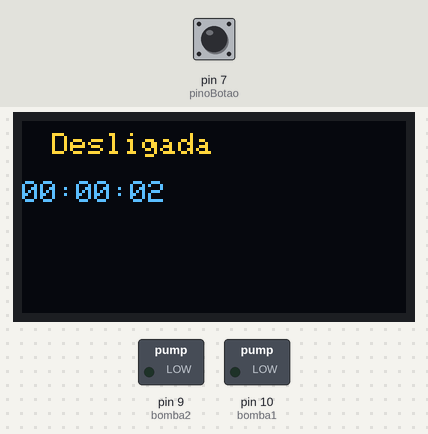
Bench run of a sketch on a simulated Arduino Uno, built with avr-gcc and run on an emulated ATmega328P. On the bench: 128×64 one-colour display, switched loads named in the sketch (green lamp = pin HIGH). Inputs (shaded band) come from the test bench; at power-on: pin 7 (pinoBotao) HIGH. The OLED is the two-colour kind (top 16 rows yellow); what the sketch prints to the serial monitor is not drawn.

Above: at 3.2 s.
3.3 s: pin 7 (pinoBotao) pulled LOW for 0.95 s
At 4.5 s:
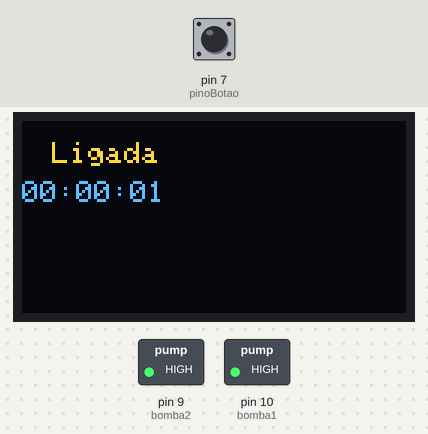
7.0 s: pin 7 (pinoBotao) pulled LOW for 0.95 s
At 7.75 s:
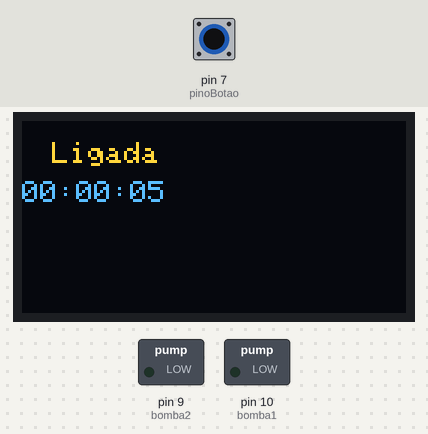
10.9 s: pin 7 (pinoBotao) pulled LOW for 3.2 s
At 11.69 s:
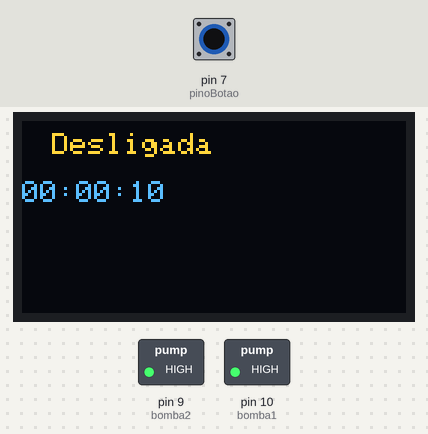
Timing chart, 0 to 13.9 s (numbered marks = the images above; inputs shaded):
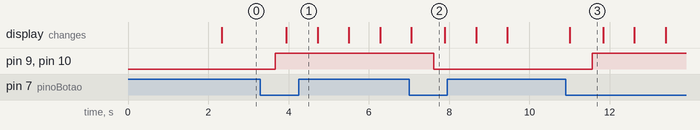

The sketch:

irrigacaoArduino.ino
```cpp
// ========================================================================================================
// --- Bibliotecas Auxiliares ---
#include <SPI.h>
#include <Wire.h>
#include <Adafruit_GFX.h>
#include <Adafruit_SSD1306.h>


// ========================================================================================================
// --- Definições ---
#define SCREEN_WIDTH 128
#define SCREEN_HEIGHT 64
#define OLED_RESET -1

Adafruit_SSD1306 display(OLED_RESET);

#if (SSD1306_LCDHEIGHT != 64)
//#error("Height incorrect, please fix Adafruit_SSD1306.h!");
#endif

unsigned long tempoDesligado = 0;
unsigned long tempoBombaLigado = 0;
unsigned long tempoLigadoTela = 0;


// C++ code
//
extern volatile unsigned long timer0_millis;
unsigned long previousMillis = 0;
unsigned long tempoBomba = 0;
int bomba1 = 10;
int bomba2 = 9;

long tempoParaLigar = 60000;
long tempoLigado = 30000;

int estadoBomba = 0;          // Estado da bomba (0 = desligado, 1 = ligado)
int leituraBotao;              // Variável para armazenar a leitura do botão
const int pinoBotao = 7;
int estadoBotaoAnterior = HIGH;// Estado anterior do botão

void setup()
{
  Serial.begin(9600);
  pinMode(bomba1,OUTPUT);     //define o pino 10 como saída
  pinMode(bomba2,OUTPUT);    //define o pino 9 como saída
  pinMode(pinoBotao, INPUT_PULLUP);// Configura o pino do botão como entrada com pull-up interno

  display.begin(SSD1306_SWITCHCAPVCC, 0x3C);  //Inicializa OLED com endereço I2C 0x3C (para 128x64)
  display.clearDisplay();
  display.setTextSize(1);
  display.setTextColor(WHITE);
  display.setCursor(0,4);
  display.print("CEEP");
  display.setCursor(0,20);
  display.print("IRRIGA");
  display.display();
  delay(2000);
}


void loop()
{
 unsigned long currentMillis = millis();
 leituraBotao = digitalRead(pinoBotao);

  tempoDesligado = currentMillis;
  tempoBombaLigado = tempoBomba;

      previousMillis = currentMillis;
    // Executar a ação desejada
  	Serial.print("Estado da Bomba: " + String(estadoBomba));
    Serial.print(" - Tempo decorrido: " + String(currentMillis));
    Serial.println(" - Bomba Ligada: " + String(tempoBomba));

  if (leituraBotao == LOW && estadoBotaoAnterior == HIGH) {//Se estadoButton for igual a HIGH ou 1

    estadoBomba = !estadoBomba;
    delay(50); // Debounce para evitar múltiplas leituras

    }
   // Atualiza o estado anterior do botão
  estadoBotaoAnterior = leituraBotao;

  if (estadoBomba == 1) {

     digitalWrite(bomba1 , HIGH);
    digitalWrite(bomba2 , HIGH);
  }else{
  		digitalWrite(bomba1 , LOW);
        digitalWrite(bomba2 , LOW);
  }


  delay(250); // Aguarda 250 milissegundos antes de mudar a frequência

  if(currentMillis > tempoParaLigar){
    tempoBomba = currentMillis - tempoParaLigar;
    chamaBomba();
  }

    if(tempoBomba > tempoLigado){
    timer0_millis = 0;
    tempoBomba = 0;
    desligaBomba();
  }

  if(estadoBomba == 0){
  telaBombaDesligada();
  }

  if(estadoBomba == 1){
  telaBombaLigada();
  }

 }

void chamaBomba(){
    estadoBomba = 1;
    delay(50); // Debounce para evitar múltiplas leituras
   // Atualiza o estado anterior do botão
  estadoBotaoAnterior = leituraBotao;

  if (estadoBomba == 1) {
    tempoLigadoTela = 0;
     digitalWrite(bomba1 , HIGH);
    digitalWrite(bomba2 , HIGH);
  }else{
  		digitalWrite(bomba1 , LOW);
        digitalWrite(bomba2 , LOW);
  }


  delay(250); // Aguarda 250 milissegundos antes de mudar a frequência

}


void desligaBomba(){
    estadoBomba = 0;
    delay(50); // Debounce para evitar múltiplas leituras
   // Atualiza o estado anterior do botão
  estadoBotaoAnterior = leituraBotao;

  		digitalWrite(bomba1 , LOW);
        digitalWrite(bomba2 , LOW);

  delay(250); // Aguarda 250 milissegundos antes de mudar a frequência

}


void telaBombaDesligada(){
   unsigned long tempoDesligadoTela = tempoDesligado;
   tempoDesligadoTela = tempoDesligadoTela / 1000;
   int hours = tempoDesligadoTela / 3600;
int minutes = (tempoDesligadoTela % 3600) / 60;
int seconds = tempoDesligadoTela % 60;

char tempoFormatado[9]; // "HH:MM:SS" + null
sprintf(tempoFormatado, "%02d:%02d:%02d", hours, minutes, seconds);


  display.setTextSize(1);
  display.setTextColor(WHITE);
  display.setCursor(10,4);
  display.clearDisplay();
  display.print("Desligada");
  display.setCursor(0,20);
  display.print(tempoFormatado);
  display.display();
  delay(500);


}

void telaBombaLigada(){

  if(tempoBomba > 0){
  unsigned long tempoLigadoTela = tempoBombaLigado;
   tempoLigadoTela = tempoLigadoTela / 1000;
   int hours = tempoLigadoTela / 3600;
int minutes = (tempoLigadoTela % 3600) / 60;
int seconds = tempoLigadoTela % 60;

char tempoFormatado[9]; // "HH:MM:SS" + null
sprintf(tempoFormatado, "%02d:%02d:%02d", hours, minutes, seconds);

  display.setTextSize(1);
  display.setTextColor(WHITE);
  display.setCursor(10,7);
  display.clearDisplay();
  display.print("Ligada");
  display.setCursor(0,20);
  display.print(tempoFormatado);
  display.display();
  delay(500);

  }else{
    tempoLigadoTela = tempoLigadoTela + 1;
   tempoLigadoTela = tempoLigadoTela;
   int hours = tempoLigadoTela / 3600;
int minutes = (tempoLigadoTela % 3600) / 60;
int seconds = tempoLigadoTela % 60;

char tempoFormatado[9]; // "HH:MM:SS" + null
sprintf(tempoFormatado, "%02d:%02d:%02d", hours, minutes, seconds);

  display.setTextSize(1);
  display.setTextColor(WHITE);
  display.setCursor(10,7);
  display.clearDisplay();
  display.print("Ligada");
  display.setCursor(0,20);
  display.print(tempoFormatado);
  display.display();
  delay(500);


  }


}
```

Measured:
- after the input at 3.3 s, pin 9 (bomba2), pin 10 (bomba1): LOW → HIGH after 0.37 s; the display: changes after 0.65 s (image 1)
- after the input at 7.0 s, pin 9 (bomba2), pin 10 (bomba1): HIGH → LOW after 0.61 s
- after the input at 10.9 s, pin 9 (bomba2), pin 10 (bomba1): LOW → HIGH after 0.66 s
- what the display in image 2 shows lasts 0.8 s, from 7.1 s to 7.9 s
